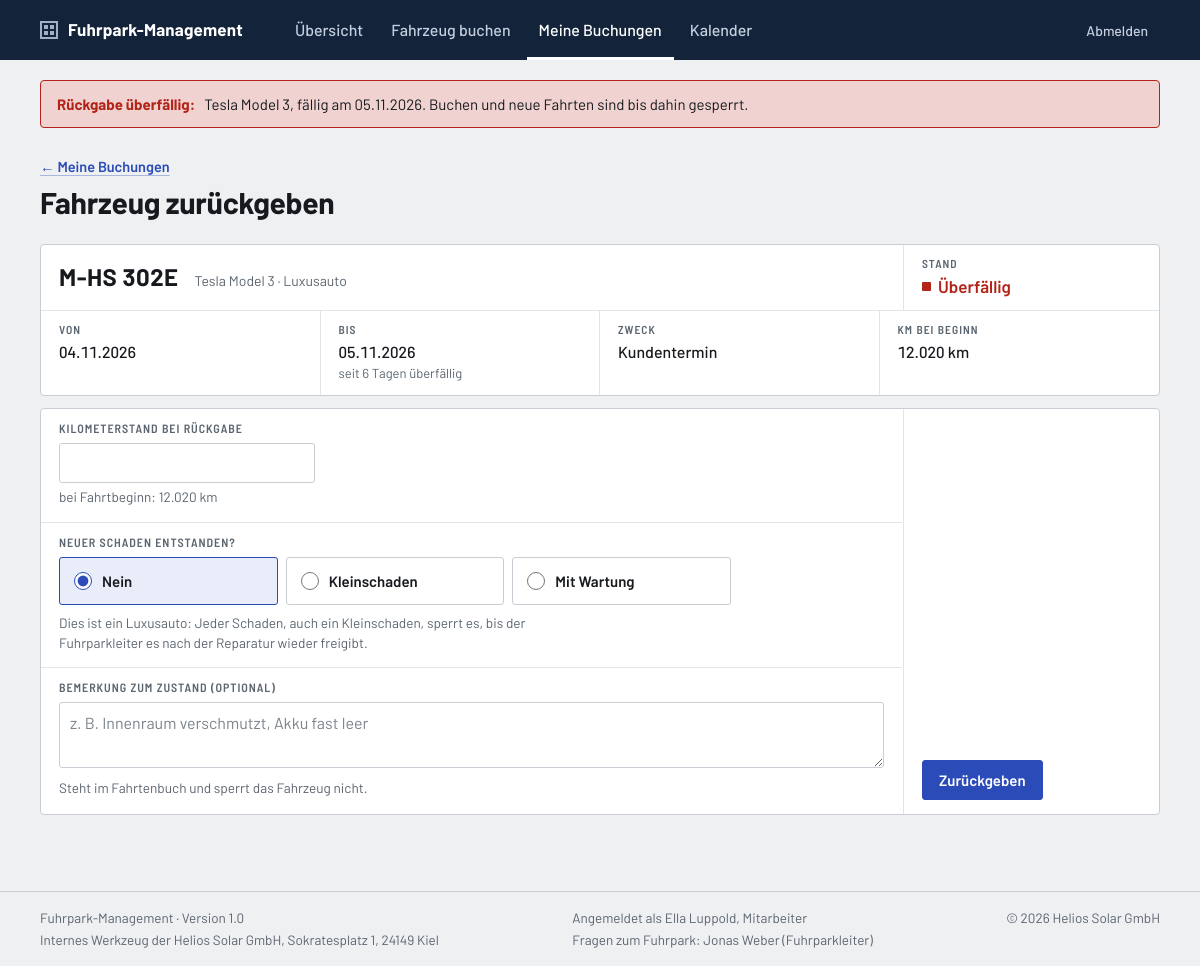
The page /rueckgabe.php (signed in) on the database its author committed.
### tables this page shows
CREATE TABLE buchungen (
    id                     INT UNSIGNED     NOT NULL AUTO_INCREMENT,
    fahrzeug_id            INT UNSIGNED     NOT NULL,   
    antragsteller_id       INT UNSIGNED     NOT NULL,   
    fahrer_id              INT UNSIGNED     NOT NULL,   
    start                  DATE             NOT NULL,
    ende                   DATE             NOT NULL,
    zweck_id               TINYINT UNSIGNED NOT NULL,
    personenanzahl         TINYINT UNSIGNED NOT NULL,   
    status_id              TINYINT UNSIGNED NOT NULL DEFAULT 1,  
    beantragt_am           DATETIME         NOT NULL DEFAULT CURRENT_TIMESTAMP,

     
     
    entscheidung_von       INT UNSIGNED     NULL,       
    entscheidung_am        DATETIME         NULL,
    entscheidung_kommentar TEXT             NULL,       
    entscheidung_gelesen_am DATETIME        NULL,       

     
    begonnen_am            DATETIME         NULL,
    km_start               INT UNSIGNED     NULL,       

     
    zurueckgegeben_am      DATETIME         NULL,
    km_ende                INT UNSIGNED     NULL,
    bemerkung              TEXT             NULL,       

    PRIMARY KEY (id),
    KEY idx_buchungen_belegung (fahrzeug_id, start, ende),
    KEY idx_buchungen_status (status_id),
    CONSTRAINT fk_buchungen_fahrzeug                     
        FOREIGN KEY (fahrzeug_id) REFERENCES fahrzeuge (id),
    CONSTRAINT fk_buchungen_antragsteller                
        FOREIGN KEY (antragsteller_id) REFERENCES nutzer (id),
    CONSTRAINT fk_buchungen_fahrer                       
        FOREIGN KEY (fahrer_id) REFERENCES nutzer (id),
    CONSTRAINT fk_buchungen_entscheidung_von             
        FOREIGN KEY (entscheidung_von) REFERENCES nutzer (id),
    CONSTRAINT fk_buchungen_zweck                        
        FOREIGN KEY (zweck_id) REFERENCES zwecke (id),
    CONSTRAINT fk_buchungen_status                       
        FOREIGN KEY (status_id) REFERENCES buchungsstatus (id)
);

CREATE TABLE fahrzeuge (
    id            INT UNSIGNED      NOT NULL AUTO_INCREMENT,
    kennzeichen   VARCHAR(20)       NOT NULL,
    art_id        TINYINT UNSIGNED  NOT NULL,
    typ           VARCHAR(30)       NOT NULL,       
    hersteller    VARCHAR(50)       NOT NULL,
    modell        VARCHAR(50)       NOT NULL,
    baujahr       SMALLINT UNSIGNED NULL,
    bild          VARCHAR(100)      NULL,           
    sitzplaetze   TINYINT UNSIGNED  NOT NULL,
    antrieb_id    TINYINT UNSIGNED  NULL,
    kmstand       INT UNSIGNED      NULL,           
    fuehrerschein VARCHAR(5)        NULL,           
    hu_au         DATE              NULL,           
    geloescht_am  DATETIME          NULL,           
    PRIMARY KEY (id),
    CONSTRAINT fk_fahrzeuge_art                     
        FOREIGN KEY (art_id) REFERENCES fahrzeugarten (id),
    CONSTRAINT fk_fahrzeuge_antrieb                 
        FOREIGN KEY (antrieb_id) REFERENCES antriebe (id)
);

CREATE TABLE fahrzeugarten (
    id          TINYINT UNSIGNED NOT NULL,
    bezeichnung VARCHAR(30)      NOT NULL,
    plural      VARCHAR(30)      NOT NULL,
    PRIMARY KEY (id)
);

CREATE TABLE zwecke (
    id          TINYINT UNSIGNED NOT NULL,
    bezeichnung VARCHAR(30)      NOT NULL,
    PRIMARY KEY (id)
);

CREATE TABLE nutzer (
    id            INT UNSIGNED     NOT NULL AUTO_INCREMENT,
    vorname       VARCHAR(50)      NOT NULL,
    nachname      VARCHAR(50)      NOT NULL,
    rolle_id      TINYINT UNSIGNED NOT NULL DEFAULT 1,  
    passwort_hash VARCHAR(255)     NOT NULL,            
    darf_luxus    TINYINT(1)       NOT NULL DEFAULT 0,  
    geloescht_am  DATETIME         NULL,                
    PRIMARY KEY (id),
    CONSTRAINT fk_nutzer_rolle                          
        FOREIGN KEY (rolle_id) REFERENCES rollen (id)
);

CREATE TABLE rollen (
    id          TINYINT UNSIGNED NOT NULL,
    bezeichnung VARCHAR(30)      NOT NULL,
    PRIMARY KEY (id)
);

### rueckgabe.php (the view, shortened to what the rows shown need)
<?php
require_once __DIR__ . '/includes/config.php';
$ich = aktueller_nutzer();
$heute = new DateTimeImmutable('today');
$schadenText = [
    CBuchung::KEIN_SCHADEN => 'Nein',
    SCHWERE_KLEIN          => 'Kleinschaden',
    SCHWERE_WARTUNG        => 'Mit Wartung',
];
$ListeLaufende = new CListeBuchungen();
$ListeLaufende->LadenLaufendeFahrten($ich);
$Zwecke = new CListeSchluessel('zwecke');
$Arten = new CListeSchluessel('fahrzeugarten');
$buchungId = (int) ($_POST['buchung'] ?? $_GET['buchung'] ?? 0);
if ($buchungId === 0 && $ListeLaufende->Count() === 1) {
    $buchungId = $ListeLaufende->Get(0)->GetID();
}
$Fahrt = $ListeLaufende->GetByID($buchungId);
$Fahrzeug = $Fahrt !== null ? CFahrzeug::LoadByID($Fahrt->GetFahrzeugID()) : null;
$luxus = $Fahrzeug !== null && $Fahrzeug->IstLuxus();
$eingabe = [
    'km_ende'      => trim((string) ($_POST['km_ende'] ?? '')),
    'schaden'      => (int) (is_string($_POST['schaden'] ?? null) ? $_POST['schaden'] : 0),
    'beschreibung' => trim((string) ($_POST['beschreibung'] ?? '')),
    'bemerkung'    => trim((string) ($_POST['bemerkung'] ?? '')),
];
$bannerFahrten = array_filter(
    $ListeLaufende->GetAlle(),
    fn (CBuchung $Buchung): bool => $Buchung->IstUeberfaellig(),
);
$bannerMitNamen = false;
require_once __DIR__ . '/includes/header.php';
?>
<?php if ($ListeLaufende->Count() === 0): ?>
    <div class="schild schild--leer">
        <p>Sie haben derzeit keine laufende Fahrt.</p>
        <a class="button" href="<?= url('meine-buchungen.php') ?>">Zu meinen Buchungen</a>
    </div>
<?php else: ?>
    <?php if ($Fahrt !== null): ?>
        <?php
        $SchildFahrzeug = $Fahrzeug;
        $marke = buchung_stand($Fahrt, $ich);
        ?>
        <article class="schild">
            <?php require __DIR__ . '/includes/schild-kopf.php'; ?>
            <dl class="felder felder--fahrt">
                <div class="feld">
                    <dt>Von</dt>
                    <dd><?= e($Fahrt->GetStart()->format('d.m.Y')) ?></dd>
                </div>
                <div class="feld">
                    <dt>Bis</dt>
                    <dd>
                        <?= e($Fahrt->GetEnde()->format('d.m.Y')) ?>
                        <?php if ($Fahrt->IstUeberfaellig()): ?>
                            <?php $tage = $Fahrt->GetEnde()->diff($heute)->days; ?>
                            <small>seit <?= e((string) $tage) ?> <?= $tage === 1 ? 'Tag' : 'Tagen' ?> überfällig</small>
                        <?php elseif ($Fahrt->GetEnde() == $heute): ?>
                            <small>heute fällig</small>
                        <?php endif; ?>
                    </dd>
                </div>
                <div class="feld">
                    <dt>Zweck</dt>
                    <dd><?= e($Zwecke->GetBezeichnung($Fahrt->GetZweckID())) ?></dd>
                </div>
                <?php if ($Fahrt->GetKmStart() !== null): ?>
                    <div class="feld">
                        <dt>km bei Beginn</dt>
                        <dd><?= number_format($Fahrt->GetKmStart(), 0, ',', '.') ?> km</dd>
                    </div>
                <?php endif; ?>
            </dl>
        </article>
        <form class="schild schild--formular" method="post" action="<?= url('rueckgabe.php') ?>"
              enctype="multipart/form-data">
            <div class="schild__koerper">
                <div class="formfelder formfelder--rueckgabe">
                    <?php if ($Fahrt->GetKmStart() !== null): ?>
                        <div class="formfeld formfeld--breit">
                            <label class="form__label" for="km_ende">Kilometerstand bei Rückgabe</label>
                            <input class="form__input form__input--kurz" type="number" id="km_ende" name="km_ende"
                                   min="<?= e((string) $Fahrt->GetKmStart()) ?>" step="1" required
                                   value="<?= e($eingabe['km_ende']) ?>">
                            <span class="form__hinweis">
                                bei Fahrtbeginn: <?= number_format($Fahrt->GetKmStart(), 0, ',', '.') ?> km
                            </span>
                        </div>
                    <?php endif; ?>
                    <fieldset class="formfeld formfeld--breit schadenwahl">
                        <legend class="form__label">Neuer Schaden entstanden?</legend>
                        <div class="schadenwahl__optionen">
                            <?php foreach ($schadenText as $wert => $text): ?>
                                <label class="schadenwahl__option">
                                    <input type="radio" name="schaden" value="<?= e((string) $wert) ?>"
                                           <?= $wert === $eingabe['schaden'] || ($wert === CBuchung::KEIN_SCHADEN && !isset($schadenText[$eingabe['schaden']])) ? 'checked' : '' ?>>
                                    <?= e($text) ?>
                                </label>
                            <?php endforeach; ?>
                        </div>
                        <span class="form__hinweis">
                            <?php if ($luxus): ?>
                                Dies ist ein Luxusauto: Jeder Schaden, auch ein Kleinschaden, sperrt es, bis
                                der Fuhrparkleiter es nach der Reparatur wieder freigibt.
                            <?php else: ?>
                                Ein Kleinschaden (z. B. ein Kratzer) sperrt das Fahrzeug nicht; der nächste
                                Fahrer sieht ihn vor Fahrtbeginn. Mit Wartung ist das Fahrzeug gesperrt, bis
                                der Fuhrparkleiter es wieder freigibt.
                            <?php endif; ?>
                        </span>
                    </fieldset>
                    <div class="formfeld formfeld--breit">
                        <label class="form__label" for="bemerkung">Bemerkung zum Zustand (optional)</label>
                        <textarea class="form__input" id="bemerkung" name="bemerkung" rows="2" maxlength="500"
                                  placeholder="z. B. Innenraum verschmutzt, Akku fast leer"><?= e($eingabe['bemerkung']) ?></textarea>
                        <span class="form__hinweis">Steht im Fahrtenbuch und sperrt das Fahrzeug nicht.</span>
                    </div>
                </div>
                <div class="schild__aktionen">
                    <button class="button" type="submit">Zurückgeben</button>
                </div>
            </div>
        </form>
    <?php endif; ?>
<?php endif; ?>
<?php require_once __DIR__ . '/includes/footer.php'; ?>

### includes/banner.php (shortened to what the rows shown need)
<?php
$bannerHeute = new DateTimeImmutable('today');
?>
<div class="container">
    <?php if ($bannerFahrten !== [] && $bannerMitNamen): ?>
        <?php $bannerAnzahl = count($bannerFahrten); ?>
        <details class="banner">
            <summary class="banner__zeile">
                <span class="banner__text">
                    <strong><?= e((string) $bannerAnzahl) ?> <?= $bannerAnzahl === 1 ? 'Rückgabe' : 'Rückgaben' ?> überfällig.</strong>
                    <span class="banner__zusatz">Bitte mit den Fahrern klären.</span>
                </span>
                <span class="button button--klein banner__knopf banner__knopf--details">Details</span>
            </summary>
            <ul class="banner__liste">
                <?php foreach ($bannerFahrten as $Fahrt): ?>
                    <?php $tage = $Fahrt->GetEnde()->diff($bannerHeute)->days; ?>
                    <li>
                        <strong><?= e($Fahrt->GetFahrerName()) ?></strong>
                        <a href="<?= url('fahrzeug.php?id=' . $Fahrt->GetFahrzeugID()) ?>"><?= e($Fahrt->GetFahrzeugName()) ?></a>
                        <span>fällig am <?= e($Fahrt->GetEnde()->format('d.m.Y')) ?>, seit <?= e((string) $tage) ?> <?= $tage === 1 ? 'Tag' : 'Tagen' ?></span>
                    </li>
                <?php endforeach; ?>
            </ul>
        </details>
    <?php elseif ($bannerFahrten !== []): ?>
        <?php foreach ($bannerFahrten as $Fahrt): ?>
            <?php $BannerFahrzeug = CFahrzeug::LoadByID($Fahrt->GetFahrzeugID()); ?>
            <div class="banner banner__zeile">
                <p class="banner__text">
                    <strong>Rückgabe überfällig:</strong>
                    <?= e($BannerFahrzeug->GetHersteller() . ' ' . $BannerFahrzeug->GetModell()) ?>, fällig am <?= e($Fahrt->GetEnde()->format('d.m.Y')) ?>.
                    <span class="banner__zusatz">Buchen und neue Fahrten sind bis dahin gesperrt.</span>
                </p>
            </div>
        <?php endforeach; ?>
    <?php endif; ?>
</div>

### includes/schild-kopf.php (shortened to what the rows shown need)
<div class="schild__kopf">
    <div class="schild__name">
        <h3 class="schild__kennzeichen">
            <a href="<?= url('fahrzeug.php?id=' . $SchildFahrzeug->GetID()) ?>"><?= e($SchildFahrzeug->GetKennzeichen()) ?></a>
        </h3>
        <p class="schild__modell">
            <?= e($SchildFahrzeug->GetHersteller() . ' ' . $SchildFahrzeug->GetModell()) ?>
            &middot; <?= e($Arten->GetBezeichnung($SchildFahrzeug->GetArtID())) ?>
        </p>
    </div>
    <p class="stand stand--<?= e($marke[1]) ?>">
        <span class="stand__label">Stand</span>
        <span class="stand__wert"><?= e($marke[0]) ?></span>
    </p>
</div>

### includes/footer.php (shortened to what the rows shown need)
<?php
$FussNutzer = $Angemeldet ?? null;
$fussRolle = '';
$fussKontakt = [];
if ($FussNutzer !== null) {
    $fussRolle = (new CListeSchluessel('rollen'))->GetBezeichnung($FussNutzer->GetRolleID());
    if ($FussNutzer->GetRolleID() === ROLLE_MITARBEITER) {
        $FussListe = new CListeNutzer();
        $FussListe->LadenAktive();
        foreach ($FussListe->GetAlle() as $Eintrag) {
            if ($Eintrag->GetRolleID() === ROLLE_FUHRPARKLEITER) {
                $fussKontakt[] = $Eintrag->GetName();
            }
        }
    }
}
?>
</main>
<footer class="fussleiste">
    <div class="container fussleiste__innen">
        <?php if ($FussNutzer !== null): ?>
            <div class="fussleiste__block">
                <p>Angemeldet als <?= e($FussNutzer->GetName()) ?>, <?= e($fussRolle) ?></p>
                <?php if ($fussKontakt !== []): ?>
                    <p>Fragen zum Fuhrpark: <?= e(implode(', ', $fussKontakt)) ?> (Fuhrparkleiter)</p>
                <?php endif; ?>
            </div>
        <?php endif; ?>
    </div>
</footer>
</body>
</html>

### rows shown on the page
buchungen: fahrzeug.modell "Tesla Model 3", ende "05.11.2026", start "04.11.2026", ende "6", zweck.bezeichnung "Kundentermin", km_start "12.020"
fahrzeuge: kennzeichen "M-HS 302E", $SchildFahrzeug->GetHersteller() . ' ' . $SchildFahrzeug->GetModell() "Tesla Model 3", art.bezeichnung "Luxusauto"
nutzer: $FussNutzer->GetName() "Ella Luppold", rolle.bezeichnung "Mitarbeiter"

### other values the page prints
APP_NAME "Fuhrpark-Management"
$beschriftung "Übersicht"
$beschriftung "Fahrzeug buchen"
$beschriftung "Meine Buchungen"
$beschriftung "Kalender"
$pageZurueck[0] "Meine Buchungen"
$pageTitle "Fahrzeug zurückgeben"
$marke[0] "Überfällig"
$text "Nein"
$text "Kleinschaden"
$text "Mit Wartung"
APP_VERSION "1.0"
FIRMA_NAME "Helios Solar GmbH"
FIRMA_ADRESSE "Sokratesplatz 1, 24149 Kiel"
implode(', ', $fussKontakt) "Jonas Weber"
